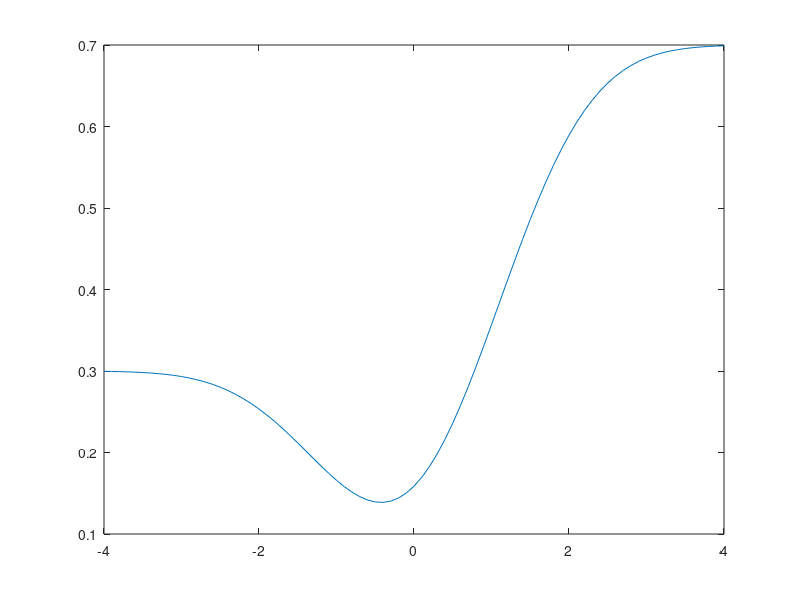

Source code (MATLAB):


p_on = 0.6

%1
x1 = [-4:.1:4];
y1 = normpdf(x1,1,1)
plot(x1,y1)
hold on
%2
x2 = [-4:.1:4];
y2 = normpdf(x2,-1,1)
plot(x2,y2)

%3
x3 = [-4:.1:4];
y3 = y1 * p_on
plot(x3,y3)

%4
x4 = [-4:.1:4];
y4 = y2 * (1-p_on)
plot(x4,y4)

%5
x5 = [-4:.1:4];
y5 = y3 + y4
plot(x5,y5)
hold off


%p_error
c = [-4:0.1:4]
p_error = qfunc(c+1)*(1-p_on) + (1-qfunc(c-1))*p_on
[a,b] = min(p_error);
ans = a;
ans
plot(c,p_error)



%%%%%%%%%%%%%%%

p_on = 0.3

%1
x1 = [-4:.1:4];
y1 = normpdf(x1,1,1)
plot(x1,y1)
hold on
%2
x2 = [-4:.1:4];
y2 = normpdf(x2,-1,1)
plot(x2,y2)

%3
x3 = [-4:.1:4];
y3 = y1 * p_on
plot(x3,y3)

%4
x4 = [-4:.1:4];
y4 = y2 * (1-p_on)
plot(x4,y4)

%5
x5 = [-4:.1:4];
y5 = y3 + y4
plot(x5,y5)
hold off



%p_error
c = [-4:0.1:4]
p_error = qfunc(c+1)*(1-p_on) + (1-qfunc(c-1))*p_on
[a,b] = min(p_error);
ans = a;
ans
plot(c,p_error)

%%%%%%%%%%%%%%%%%%%%%
p_on = 0.5
%1
x1 = [-4:.1:4];
y1 = normpdf(x1,1,1)
plot(x1,y1)
hold on 
%2
x2 = [-4:.1:4];
y2 = normpdf(x2,-1,1)
plot(x2,y2)

%3
x3 = [-4:.1:4];
y3 = y1 * p_on
plot(x3,y3)

%4
x4 = [-4:.1:4];
y4 = y2 * (1-p_on)
plot(x4,y4)

%5
x5 = [-4:.1:4];
y5 = y3 + y4
plot(x5,y5)
hold off

%p_error
c = [-4:0.1:4]
p_error = qfunc(c+1)*(1-p_on) + (1-qfunc(c-1))*p_on
[a,b] = min(p_error);
ans = a;
ans
plot(c,p_error)
%%%%%%%%%%%%%%%%%%%%%%%

p_on = 0.7
%1
x1 = [-4:.1:4];
y1 = normpdf(x1,1,1)
plot(x1,y1)
hold on
%2
x2 = [-4:.1:4];
y2 = normpdf(x2,-1,1)
plot(x2,y2)

%3
x3 = [-4:.1:4];
y3 = y1 * p_on
plot(x3,y3)

%4
x4 = [-4:.1:4];
y4 = y2 * (1-p_on)
plot(x4,y4)

%5
x5 = [-4:.1:4];
y5 = y3 + y4
plot(x5,y5)
hold off

%p_error
c = [-4:0.1:4]
p_error = qfunc(c+1)*(1-p_on) + (1-qfunc(c-1))*p_on
[a,b] = min(p_error);
ans = a;
ans
plot(c,p_error)


